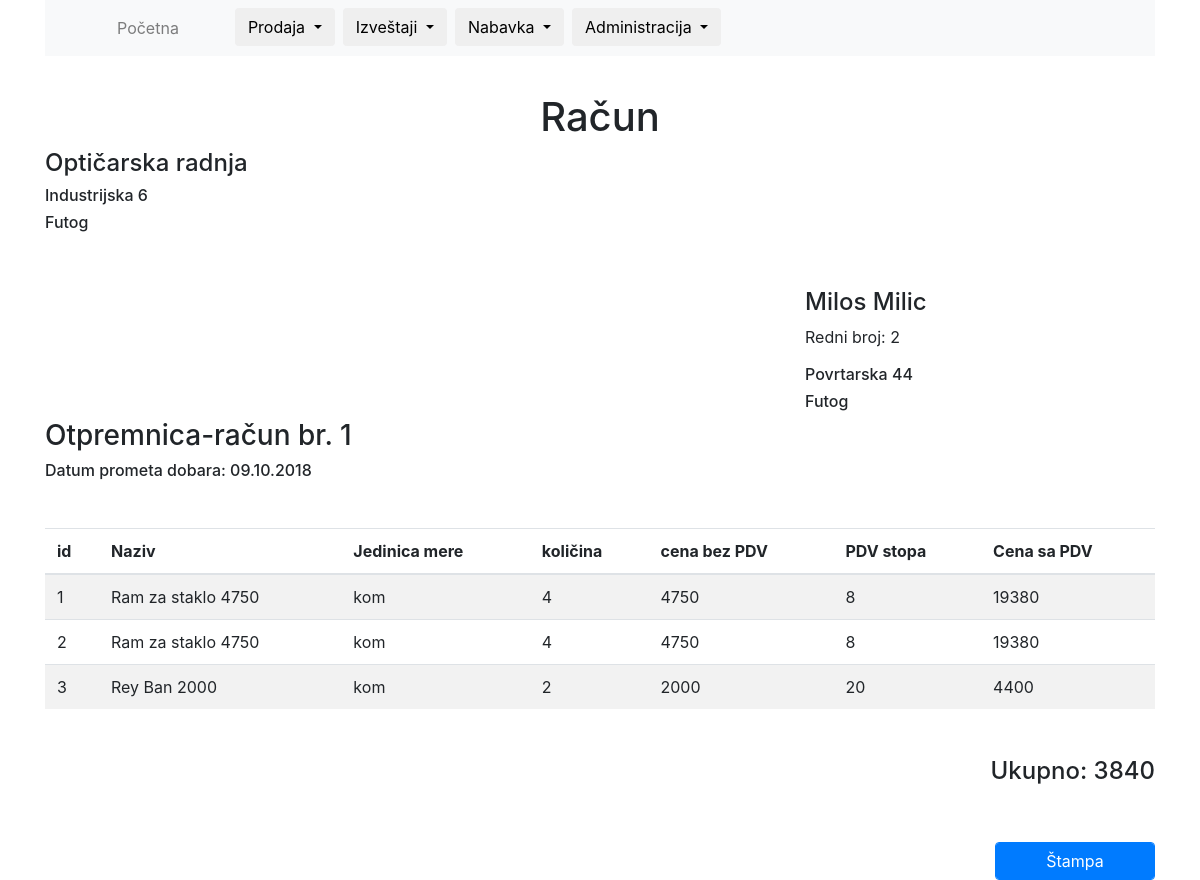
The page /order/1 (signed in) on the database its author committed.
### tables this page shows
CREATE TABLE `clients` (
  `id` int(11) NOT NULL,
  `name` varchar(25) NOT NULL,
  `surname` varchar(25) NOT NULL,
  `adress` varchar(50) NOT NULL,
  `city` varchar(25) NOT NULL,
  `phone` varchar(12) NOT NULL,
  `note` varchar(100) NOT NULL
);

CREATE TABLE `orders` (
  `id` int(11) NOT NULL,
  `order_date` date NOT NULL,
  `sum` int(8) NOT NULL,
  `client_id` int(6) NOT NULL,
  `for_payment` int(8) NOT NULL,
  `paid` tinyint(1) NOT NULL,
  `PDV_sum` int(11) NOT NULL,
  `method_of_payment` int(4) NOT NULL,
  `finished` tinyint(1) NOT NULL
);

CREATE TABLE `order_items` (
  `id` int(11) NOT NULL,
  `order_id` int(5) NOT NULL,
  `article_id` int(5) NOT NULL,
  `quantity` int(5) NOT NULL,
  `price` int(8) NOT NULL
);

CREATE TABLE `articles` (
  `id` int(11) NOT NULL,
  `name` varchar(30) NOT NULL,
  `unit_of_measure` varchar(4) NOT NULL,
  `quantity` int(6) NOT NULL,
  `min_quantity` int(3) NOT NULL,
  `price` int(8) NOT NULL,
  `PDV_stopa` int(2) NOT NULL,
  `PDV` float NOT NULL
);

### includes/functions.php (called while the page is built, shortened)
<?php
if (isset($_SERVER['REQUEST_URI'])) {
    $params = explode("/", ltrim($_SERVER['REQUEST_URI'], "/"));
}
function getOne($table, $id)
{
    global $conn;
    $sql = "SELECT * FROM $table WHERE id = $id";
    $statement = $conn->prepare($sql);
    $statement->execute();
    $statement->setFetchMode(PDO::FETCH_ASSOC);
    return $statement->fetch();
}
function getClient($id)
{
    $client = getOne('clients', $id);
    return $client;
}
function getOrder($id)
{
    $order = getOne('orders', $id);
    return $order;
}
function getOrderItems($order_id)
{
    global $conn;
    $sql = "SELECT o.id, a.id as order_item_id, o.article_id, a.name, a.unit_of_measure, o.quantity, a.PDV_stopa, a.price FROM order_items AS o JOIN articles a ON o.article_id = a.id  where o.order_id=$order_id ORDER BY o.id DESC";
    $statement = $conn->prepare($sql);
    $statement->execute();
    $statement->setFetchMode(PDO::FETCH_ASSOC);
    $order_items = $statement->fetchAll();
    return $order_items;
}

### order.php (the view, shortened to what this page needs)
<pre>
<?php
$order = getOrder($params[1]);
$order_items = getOrderItems($params[1]);
$client = getClient($order['client_id']);
?>
    </pre>
    <h1 class="receipt text-center">Račun</h1>
    <div class="row">
        <div class="col-4">
            <h4 class=""> Optičarska radnja </h4>
            <h6>Industrijska 6</h6>
            <h6>Futog</h6>
        </div>
        <div class="col-2"></div>
    </div>
    <div class="row">
        <div class="col-8"></div>
        <div class="col-4">
            <h4 class="mt-5"> <?php echo $client["name"] . " " . $client["surname"] ?>  </h4>
            <p>Redni broj: <?php echo $client["id"] ?></p>
            <h6><?php echo $client["adress"] ?></h6>
            <h6><?php echo $client["city"] ?></h6>
        </div>
    </div>
    <h3>Otpremnica-račun br. <?php echo $order['id'] ?></h3>
    <h6>Datum prometa dobara: <?php echo date("m.d.Y"); ?></h6>
    <table class="table table-striped  mt-5 mb-5">
        <thead>
        <tr>
            <th>id</th>
            <th>Naziv</th>
            <th>Jedinica mere</th>
            <th>količina</th>
            <th>cena bez PDV</th>
            <th>PDV stopa</th>
            <th>Cena sa PDV</th>
        </tr>
        </thead>
        <tbody>
        <?php foreach ($order_items as $index => $item) : ?>
            <tr>
                <td>
                    <?php echo $index + 1 ?>
                </td>
                <td><?php echo $item["name"] . " " . $item["price"] ?></td>
                <td><?php echo $item["unit_of_measure"] ?></td>
                <td><?php echo $item["quantity"] ?></td>
                <td><?php echo $item["price"] ?></td>
                <td><?php echo $item["PDV_stopa"] ?></td>
                <td><?php echo $item["price"] * $item["PDV_stopa"] / 100 + $item["price"] * $item["quantity"] ?></td>
            </tr>
        <?php endforeach; ?>
        </tbody>
    </table>
    <h4 class="text-right">Ukupno: <?php echo $order['sum']; ?></h4>
    <div class="row">
        <div class="col-10"></div>
        <div class="col-2">
            <?php if (!$order['finished']): ?>
                <input type="submit" value="Završi" class="form-control  btn-primary forma mt-5">
            <?php else: ?>
                <button id="print" type="button" class="form-control  btn-primary forma mt-5">Štampa</button>
            <?php endif; ?>
        </div>
    </div>

### rows shown on the page
clients: name "Milos", surname "Milic", id "2", adress "Povrtarska 44", city "Futog"
orders: id "1", sum "3840"
order_items: article.name "Ram za staklo", article.price "4750", article.unit_of_measure "kom", quantity "4", article.PDV_stopa "8", $item["price"] * $item["PDV_stopa"] / 100 + $item["price"] * $item["quantity"] "19380"
order_items: article.name "Ram za staklo", article.price "4750", article.unit_of_measure "kom", quantity "4", article.PDV_stopa "8", $item["price"] * $item["PDV_stopa"] / 100 + $item["price"] * $item["quantity"] "19380"
order_items: article.name "Rey Ban", article.price "2000", article.unit_of_measure "kom", quantity "2", article.PDV_stopa "20", $item["price"] * $item["PDV_stopa"] / 100 + $item["price"] * $item["quantity"] "4400"
